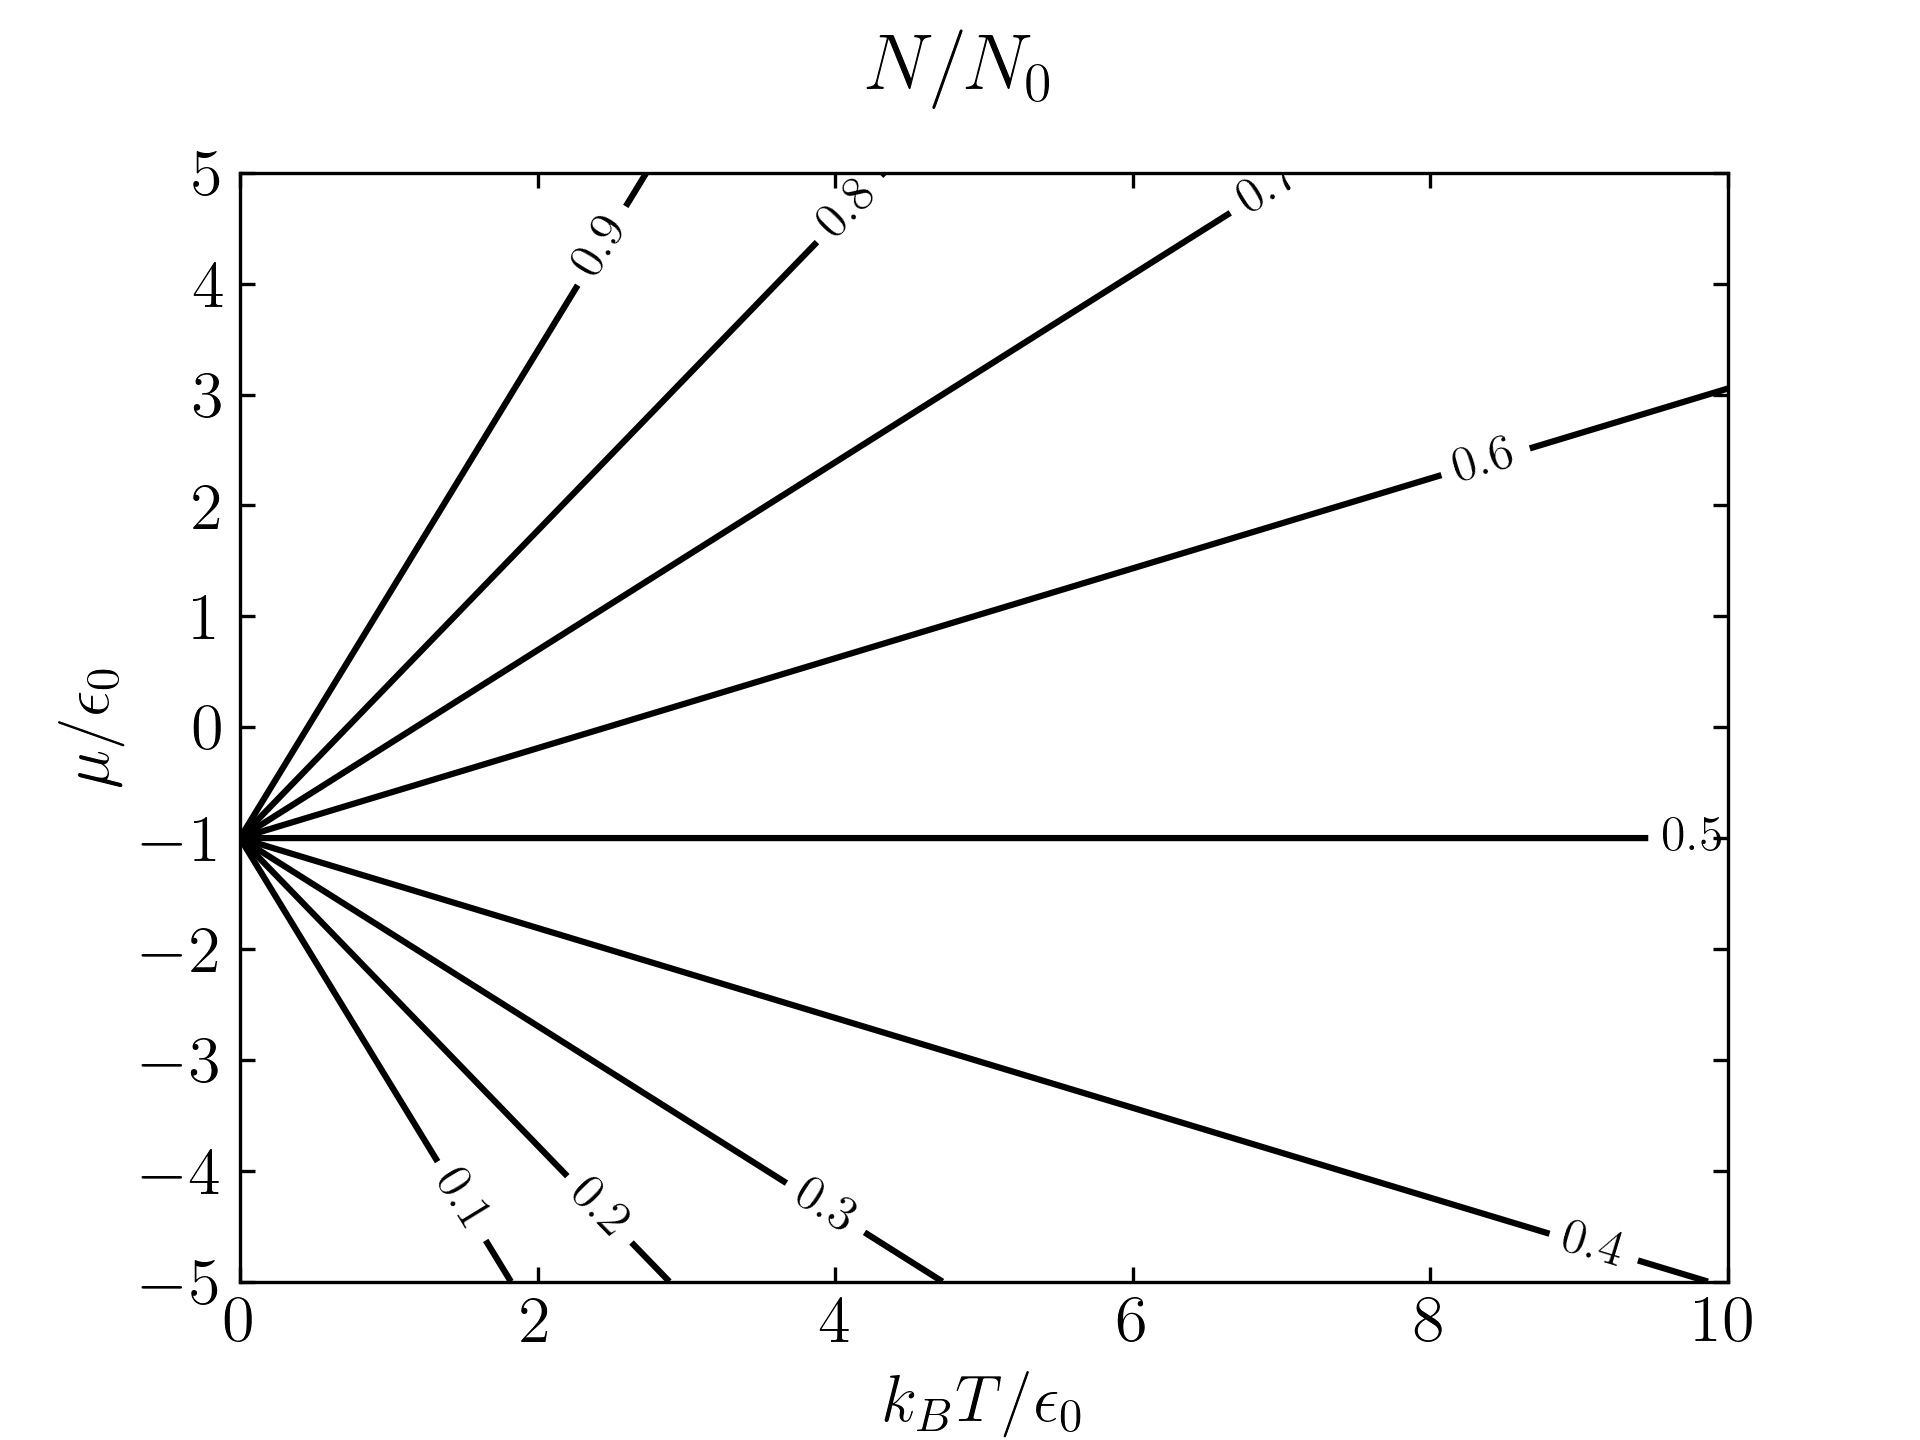

Write the Python code that produced this figure.
import matplotlib.pyplot as plt
import mpl_extras as me
import numpy as np
import warnings

warnings.filterwarnings("ignore")


def N(T, mu):
    return 1 / (1 + np.exp(-(mu + 1) / T))


t = np.linspace(0, 10, 400)
m = np.linspace(-5, 5, 400)

T, M = np.meshgrid(t, m)
NN = N(T, M)


me.setup_mpl(tex=True)
fig, ax = plt.subplots(1, 1)
fig.suptitle("$N/N_0$")

cs = ax.contour(T, M, NN, colors="k", levels=np.arange(0.1, 1, 0.1))
ax.clabel(cs, inline=1, fontsize=12)

ax.set_yticks(np.arange(-5, 6, 1))
ax.set_xlim(0, 10)
ax.set_xlabel("$k_BT/\epsilon_0$")
ax.set_ylabel("$\mu/\epsilon_0$")
ax.tick_params(**me.params)

fig.savefig("p5a.png", dpi=300)

